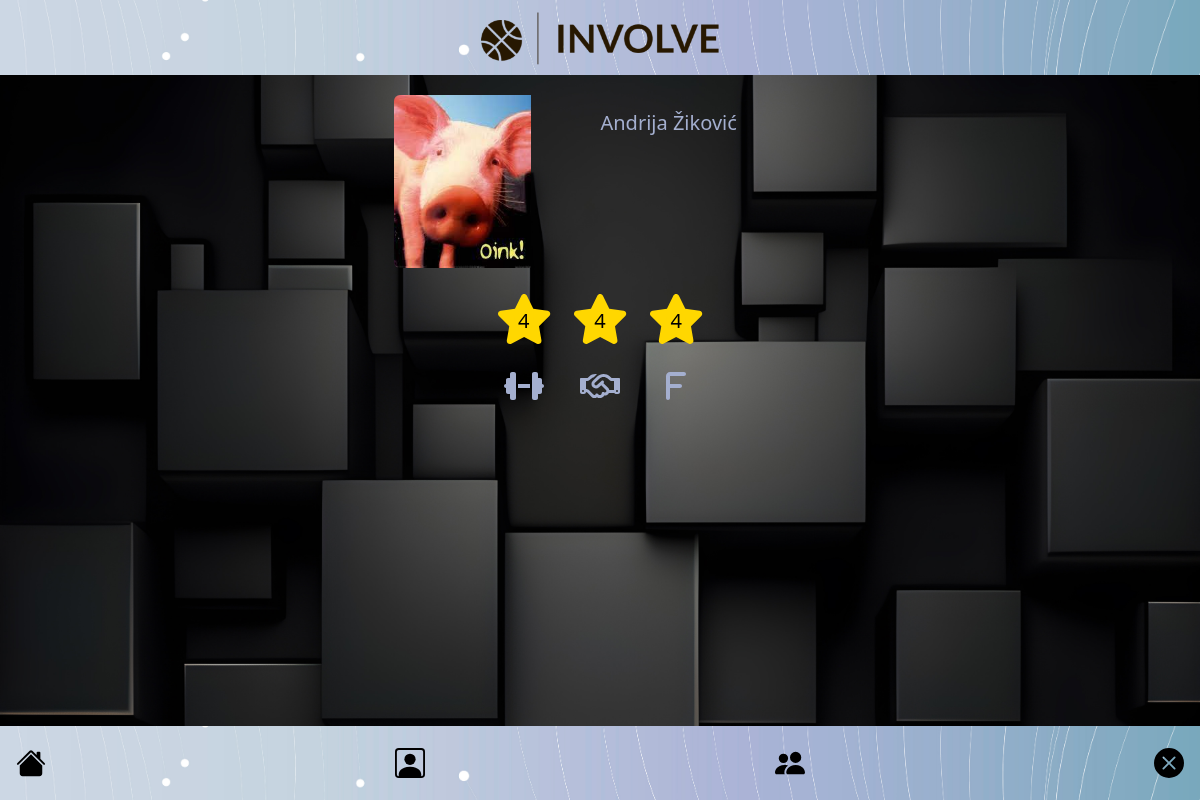
/user_profile?data-user-id=1 (signed in), run on the app's committed database.
### tables this page shows
CREATE TABLE 'users_info' ('id' INTEGER PRIMARY KEY NOT NULL, 'name' TEXT, 'surname' TEXT, 'state' TEXT, 'city' TEXT, 'lang1' TEXT, 'lang2' TEXT, 'username' TEXT, "info" TEXT);

CREATE TABLE 'images' ('user_id' INTEGER PRIMARY KEY NOT NULL, 'filename' TEXT, 'filepath' TEXT);

### app.py (the view)
@app.route("/user_profile", methods=["GET", "POST"])
@login_required
def user_profile():
    user_id = request.args.get('data-user-id')
    users_info = db.execute("SELECT users_info.id AS id, name, surname, state, city, lang1, filepath, skill / skill_count AS skill, fairplay / fairplay_count AS fairplay, friendliness / friendliness_count AS friendliness FROM users_info JOIN images ON users_info.id = images.user_id JOIN ratings ON users_info.id = ratings.id  WHERE users_info.id = ? ;", user_id)
    return render_template('profile.html', data=users_info)

### helpers.py (called while the page is built)
def login_required(f):
    @wraps(f)
    def decorated_function(*args, **kwargs):
        if session.get("user_id") is None:
            return redirect("/login")
        return f(*args, **kwargs)
    return decorated_function

### templates/profile.html (shortened to what this page needs)
{% extends "layout_user.html" %}
{% block main %}
{% for row in data %}
<div class="card mb-3" style="max-width: 380px; margin: auto; margin-top: 20px; background-color: rgba(255, 255, 255, 0.0); border: none;">
    <div class="row g-0">
      <div class="col-md-4">
        <img src="{{ row['filepath'] }}" class="img-fluid rounded-start" alt="Loading error...">
      </div>
      <div class="col-md-8">
        <div class="card-body" style="color: #a4afcf;">
          <h5 class="card-title">{{ row['name'] }} {{ row['surname'] }}</h5>
        </div>
      </div>
    </div>
  </div>
    <table style="margin: 0 auto; margin-bottom: 20px;">
    <tr>
        <td>
            <div class="icon">
                <span class="number">{{ row['skill'] }}</span>
            </div>
        </td>
        <td>
            <div class="icon">
                <span class="number">{{ row['fairplay'] }}</span>
            </div>
        </td>
        <td>
            <div class="icon">
                <span class="number">{{ row['friendliness'] }}</span>
            </div>
        </td>
    </tr>
    <tr>
        <td title="Skill">
        </td>
        <td title="Fairplay">
        </td>
        <td title="Friendliness">
        </td>
    </tr>
    </table>
{% endfor %}
{% endblock %}

### static/css/styles.css (style rules this page uses)
.row::after { clear: both; display: table; }
.row { display: -ms-flexbox; display: flex; -ms-flex-wrap: wrap; flex-wrap: wrap; margin: 0 -16px; }
.icon { display: inline-block; position: relative; font-size: 50px; }
.number { position: absolute; top: 53%; left: 50%; transform: translate(-50%, -50%); background-color: gold; color: black; width: 20px; height: 20px; border-radius: 50%; text-align: center; line-height: 20px; font-size: 20px; z-index: 1; }

### templates/profile.html (style rules this page uses)
table { border-collapse: collapse; }
td { vertical-align: middle; padding: 10px; text-align: center; }

### data on the page
users_info: filepath (picture), name "Andrija", surname "Žiković", skill "4", fairplay "4", friendliness "4"
